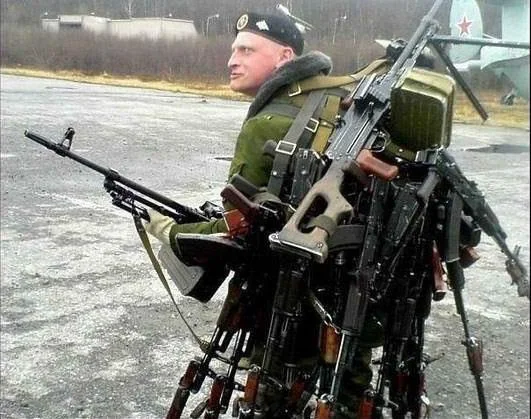
#> input picture backend/uploads/1780044919_v6ox2910i8te1.png, 531 x 419 px, found by its file name
$ python inspect_soldier_pixels.py
#> lines starting #> are read from the running program, lines starting #| are printed output that depends on the picture
import cv2
import numpy as np
import os

def inspect_pixels(path):
    print("=" * 60)
    print(f"Inspecting pixel values on: {os.path.basename(path)}")
    img = cv2.imread(path)
#> img is the input picture: shape (419, 531, 3); mean B, G, R 121.5, 128.4, 127.9
    if img is None:
        print("Failed to load image")
        return

    h, w, c = img.shape
#> h = 419; w = 531; c = 3
    print(f"Image dimensions: {w}x{h}")
#| Image dimensions: 531x419

    # Convert to grayscale
    gray = cv2.cvtColor(img, cv2.COLOR_BGR2GRAY)
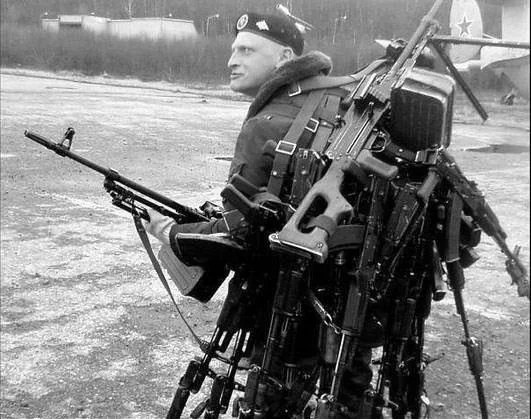
#> gray: shape (419, 531); min 0, max 255, mean 127.5

    # 1. Face region (approx x=120 to 180, y=50 to 120)
    face_roi = gray[50:120, 120:180]
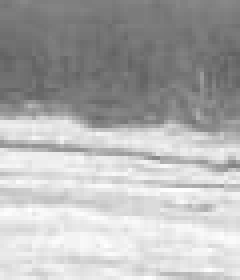
#> face_roi: shape (70, 60) (shown 4 times larger); min 97, max 255, mean 177.3
    print(f"Face Grayscale: Min={np.min(face_roi)}, Max={np.max(face_roi)}, Avg={np.mean(face_roi):.1f}")
#| Face Grayscale: Min=97, Max=255, Avg=177.3

    # 2. Back rifle pile region (approx x=350 to 480, y=200 to 380)
    back_roi = gray[200:380, 350:480]
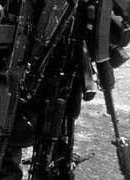
#> back_roi: shape (180, 130); min 0, max 255, mean 56.5
    print(f"Back Rifles Grayscale: Min={np.min(back_roi)}, Max={np.max(back_roi)}, Avg={np.mean(back_roi):.1f}")
#| Back Rifles Grayscale: Min=0, Max=255, Avg=56.5

    # 3. Hand rifle region (approx x=50 to 250, y=150 to 220)
    hand_roi = gray[150:220, 50:250]
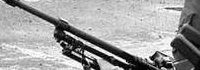
#> hand_roi: shape (70, 200); min 0, max 255, mean 159.4
    print(f"Hand Rifle Grayscale: Min={np.min(hand_roi)}, Max={np.max(hand_roi)}, Avg={np.mean(hand_roi):.1f}")
#| Hand Rifle Grayscale: Min=0, Max=255, Avg=159.4

    # 4. Runway/sky background region (approx x=50 to 200, y=300 to 400)
    runway_roi = gray[300:400, 50:200]
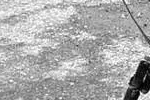
#> runway_roi: shape (100, 150); min 0, max 255, mean 171.4
    print(f"Runway Grayscale: Min={np.min(runway_roi)}, Max={np.max(runway_roi)}, Avg={np.mean(runway_roi):.1f}")
#| Runway Grayscale: Min=0, Max=255, Avg=171.4

uploads_dir = r"C:\Users\DEEPAK\.gemini\antigravity\scratch\privacy-guard-x\backend\uploads"
img_soldier = os.path.join(uploads_dir, "1780044919_v6ox2910i8te1.png")
if os.path.exists(img_soldier):
    inspect_pixels(img_soldier)
else:
    print(f"Not found: {img_soldier}")
